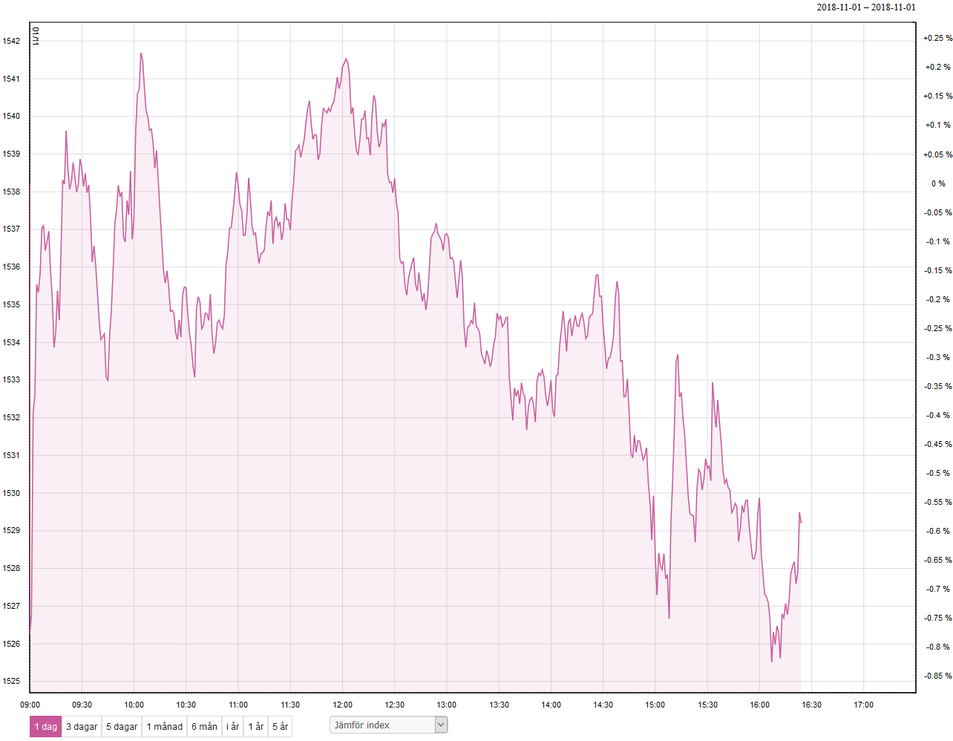
#> input picture Python/ImageProc/data.png, 953 x 741 px, shrunk from 1284 x 998 before the run
$ python ImageProc.py
#> lines starting #> are read from the running program, lines starting #| are printed output that depends on the picture
import numpy as np
import matplotlib.pyplot as plt
import matplotlib.image as mpimg

img = mpimg.imread('data.png')
#> img is the input picture: shape (741, 953, 4) float32; mean R, G, B, A 0.976, 0.952, 0.964, 1
img = img[:,:,:3]
#> img: shape (741, 953, 3) float32
height, width = np.shape(img[:,:,0])
#> height = 741; width = 953

middle_height = round(height/2.0)
#> middle_height = 370
middle_width = round(width/2.0)
#> middle_width = 476

############ Find top of frame ################

ep = 0.05
found_top = False

for k in range(height):

    if (img[k, middle_width, 0] < 1 - ep) or \
            (img[k, middle_width, 1] < 1 - ep) or \
            (img[k, middle_width, 2] < 1 - ep):
                found_top = True

    if ((img[k, middle_width, 0] > 1 - ep) or \
            (img[k, middle_width, 1] > 1 - ep) or \
            (img[k, middle_width, 2] > 1 - ep)) and \
            found_top:
                top_coord = k
                break

########### Find bottom of frame ###############

found_bot = False
for l in reversed(range(height)):

    if (img[l, middle_width, 0] < 1 - ep) or \
            (img[l, middle_width, 1] < 1 - ep) or \
            (img[l, middle_width, 2] < 1 - ep):
                found_bot = True

    if ((img[l, middle_width, 0] > 1 - ep) or \
            (img[l, middle_width, 1] > 1 - ep) or \
            (img[l, middle_width, 2] > 1 - ep)) and \
            found_bot:
                bot_coord = l
                break

middle_height_coord = int(round((top_coord + bot_coord)/2.))
#> middle_height_coord = 357

########### Find left of frame ############
ep = 0.05

left_coord = width
#> left_coord = 953

for n in range(-10, 10):

    found_left = False

    for k in range(width):

        if (img[middle_height_coord + n, k, 0] < 1 - ep) or \
                (img[middle_height_coord + n, k, 1] < 1 - ep) or \
                (img[middle_height_coord + n, k, 2] < 1 - ep):
                    found_left = True

        if ((img[middle_height_coord + n, k, 0] > 1 - ep) or \
                (img[middle_height_coord + n, k, 1] > 1 - ep) or \
                (img[middle_height_coord + n, k, 2] > 1 - ep)) and \
                found_left:
                    if left_coord > k:
                        left_coord = k
                    break
#> after the loop, left_coord = 28

############ Find right of frame ##############

right_coord = width
#> right_coord = 953

for m in range(-10, 10):

    found_right = False

    for l in reversed(range(width)):

        if (img[middle_height_coord + m, l, 0] < 1 - ep) or \
                (img[middle_height_coord + m, l, 1] < 1 - ep) or \
                (img[middle_height_coord + m, l, 2] < 1 - ep):
                    found_right = True

        if ((img[middle_height_coord + m, l, 0] > 1 - ep) or \
                (img[middle_height_coord + m, l, 1] > 1 - ep) or \
                (img[middle_height_coord + m, l, 2] > 1 - ep)) and \
                found_right:
                    if right_coord > l:
                        right_coord = l
                    break
#> after the loop, right_coord = 914

middle_width_coord = int(round((right_coord + left_coord)/2.))
#> middle_width_coord = 471

########### Extract data #################

find_data_iterator = 0
found_data = False
data_pixel = np.zeros(right_coord - left_coord)
#> data_pixel = 886 values from 0 to 0
finished = False

for n in range(left_coord + 1, right_coord + 1):
    iterator = 0
    for m in range(top_coord + 40, bot_coord + 1):

        if (img[m, n, 0] < 0.65) or \
                (img[m, n, 1] < 0.45) or \
                (img[m, n, 2] < 0.80):
                    iterator = iterator + 1
        else:
            iterator = 0

        if iterator > 0:
            data_pixel[n - (left_coord + 1)] = m
            iterator = 0
            break

data_pixel = [k for k in data_pixel if k < bot_coord - 1 and k > 0 ]

############ Convert pixel values to prices ############

height_frame = bot_coord - top_coord
#> height_frame = 668
data_pixel = [height_frame - k for k in data_pixel]
data = np.zeros(np.shape(data_pixel))
#> data = 770 values from 0 to 0

upper_lim = 1512.0
lower_lim = 1487.0
pixel_val_differ = (upper_lim - lower_lim)/height_frame

for p in range(np.shape(data)[0]):

    data[p] = lower_lim + data_pixel[p]*pixel_val_differ


fig1 = plt.subplot(2,1,1)
fig2 = plt.subplot(2,1,2)
fig1.plot(data)
print(bot_coord, top_coord, left_coord, right_coord)
#| 691 23 28 914
fig2.imshow(img[top_coord:bot_coord,left_coord:right_coord,:3])
plt.show()
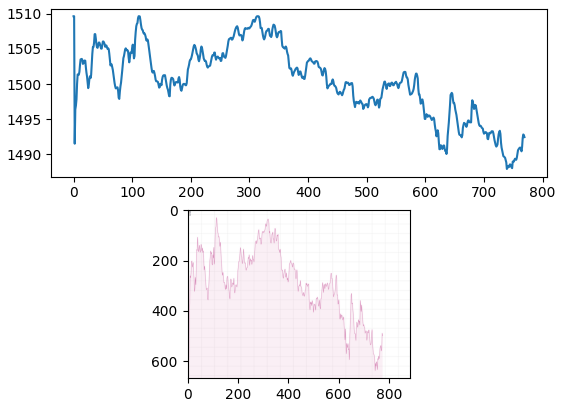
#> figure drawn by matplotlib, 2 panels; panel 1: curve peaks at x = 0, y = 1509.6
# [8 lines of commented-out code are left out]

$ run again, with Python/ImageProc/google.png copied over Python/ImageProc/data.png
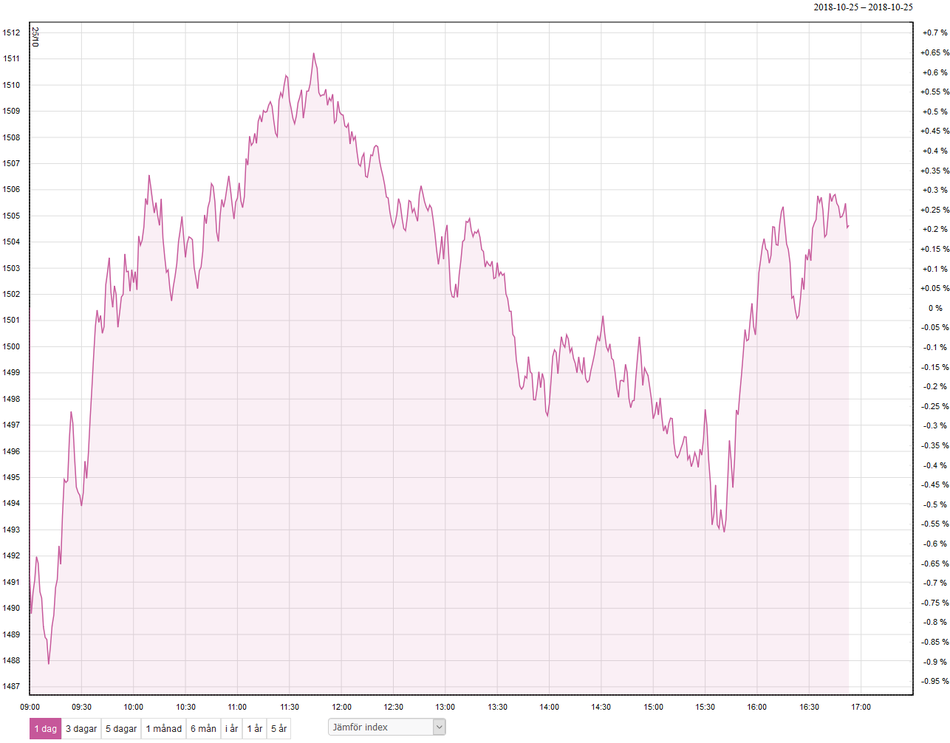
#> input picture Python/ImageProc/google.png, 950 x 743 px, shrunk from 1286 x 1006 before the run
#> img is the input picture: shape (743, 950, 4) float32; mean R, G, B, A 0.973, 0.949, 0.961, 1
#> img: shape (743, 950, 3) float32
#| 693 23 3 911
#> `plt.show()`:
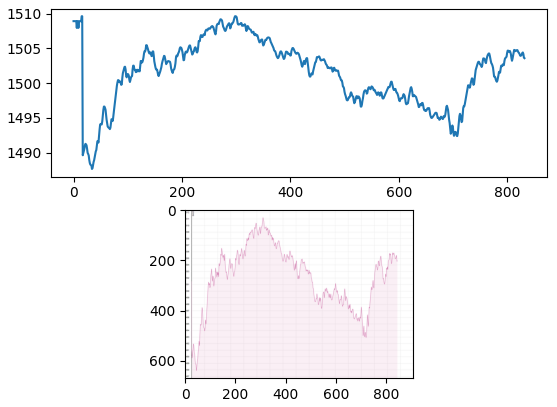
#> figure drawn by matplotlib, 2 panels; panel 1: curve peaks at x = 15, y = 1509.6

$ run again, with Python/ImageProc/google2.png copied over Python/ImageProc/data.png
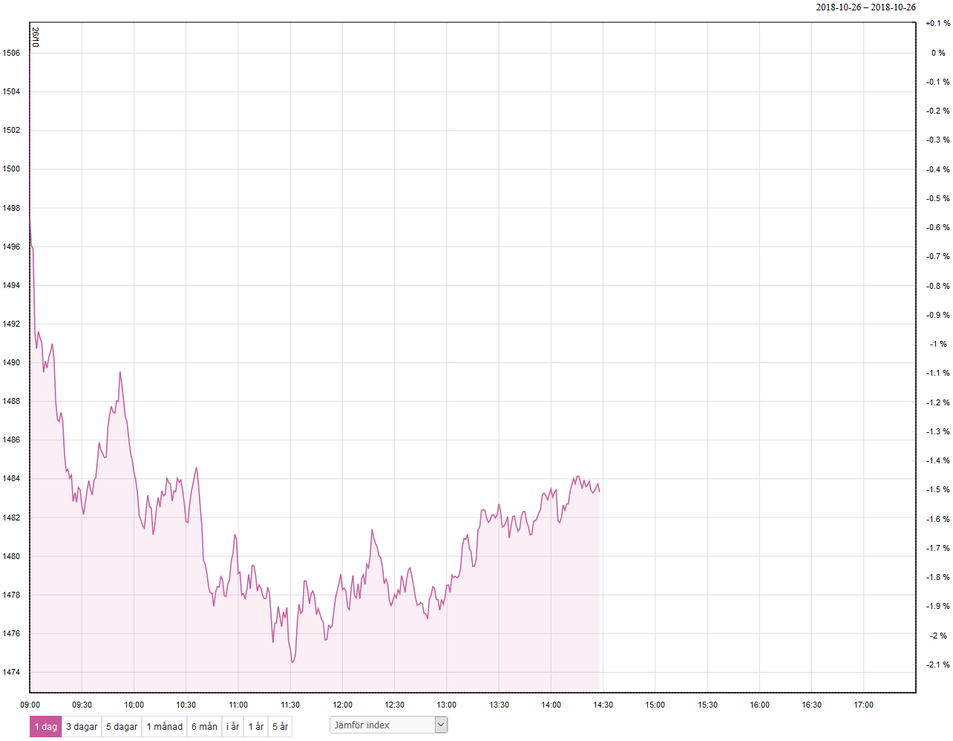
#> input picture Python/ImageProc/google2.png, 953 x 741 px, shrunk from 1284 x 998 before the run
#> img is the input picture: shape (741, 953, 4) float32; mean R, G, B, A 0.985, 0.975, 0.978, 1
#> img: shape (741, 953, 3) float32
#| 691 23 2 28
#> `plt.show()`:
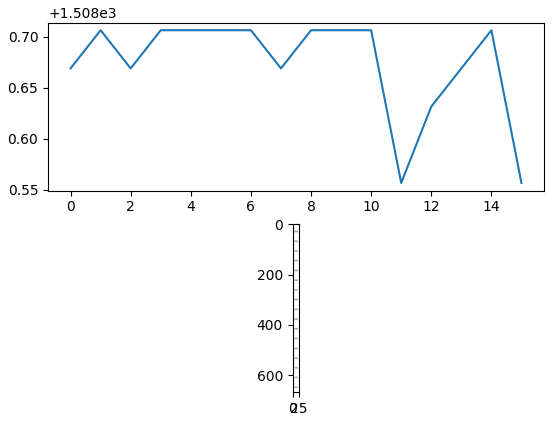
#> figure drawn by matplotlib, 2 panels; panel 1: curve peaks at x = 1, y = 1508.7
